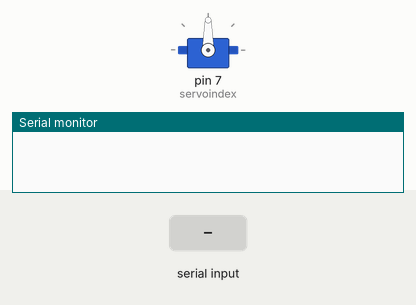
A sketch run on a simulated Arduino Uno, built with avr-gcc and run on an emulated ATmega328P. Parts: servo, the last lines printed to the serial monitor. The test bench sets the inputs (shaded band).

Above: at 1.2 s.
1.3 s: "turn\n" received over Serial
At 2.5 s:
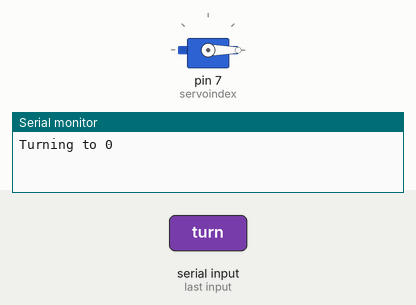
2.8 s: "m\n" received over Serial
At 3.8 s:
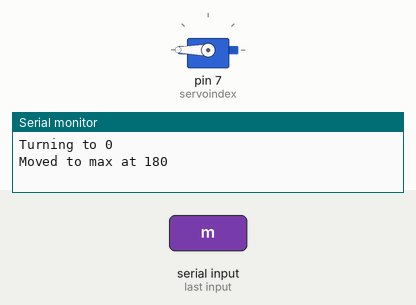
4.3 s: "turn90\n" received over Serial
At 5.0 s:
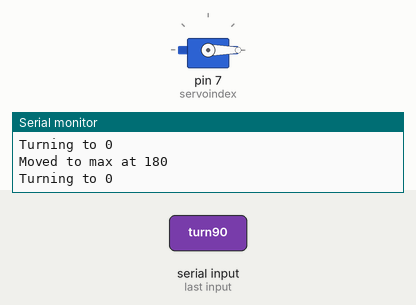
Timing chart, 0 to 7.3 s (numbered marks = the images above; inputs shaded):
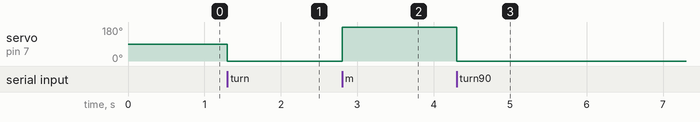

The sketch:

OneFinger.ino
```cpp
#include <Servo.h>

Servo servoindex;

void setup() {
  // starts baud rate and initiates servo to PWM GPIO
  Serial.begin(115200);
  servoindex.attach(7);
}

void loop() {

  // handles user input in serial monitor
  if (Serial.available() > 0) {
    String input = Serial.readStringUntil('\n');
    input.trim();

    // handles input for a specifict turn angle
    if (input.startsWith("turn")) {
      int angle = input.substring(7).toInt();

      if (angle >= 0 && angle <= 180) {
        servoindex.write(angle);
        Serial.print("Turning to ");
        Serial.println(angle);
      } else {
        Serial.println("Please enter a value between 0 and 180.");
      }
    }
    // handles finger to be fully at rest
    else if (input.equalsIgnoreCase("r")) {
      alltorest();
      Serial.println("Moved to rest at 0");
    }
    // handles finger to be at 90 degrees (middle)
    else if (input.equalsIgnoreCase("mid")) {
      alltomiddle();
      Serial.println("Moved to middle at 90");
    }
    // handles finger to be fully bent (max)
    else if (input.equalsIgnoreCase("m")) {
      alltomax();
      Serial.println("Moved to max at 180");
    }
    else {
      Serial.println("Unknown command. Commands: turn x, r, mid, or m");
    }
  }
}

// Motion helper functions
void alltomiddle() {
  servoindex.write(90);
}
void alltorest() {
  servoindex.write(0);
}
void alltomax(){
  servoindex.write(180);
}
```

Measured:
- after the input at 1.3 s, servo on pin 7 (servoindex): 90° → 0° at once
- after the input at 2.8 s, servo on pin 7 (servoindex): 0° → 180° at once
- after the input at 4.3 s, servo on pin 7 (servoindex): 180° → 0° at once
